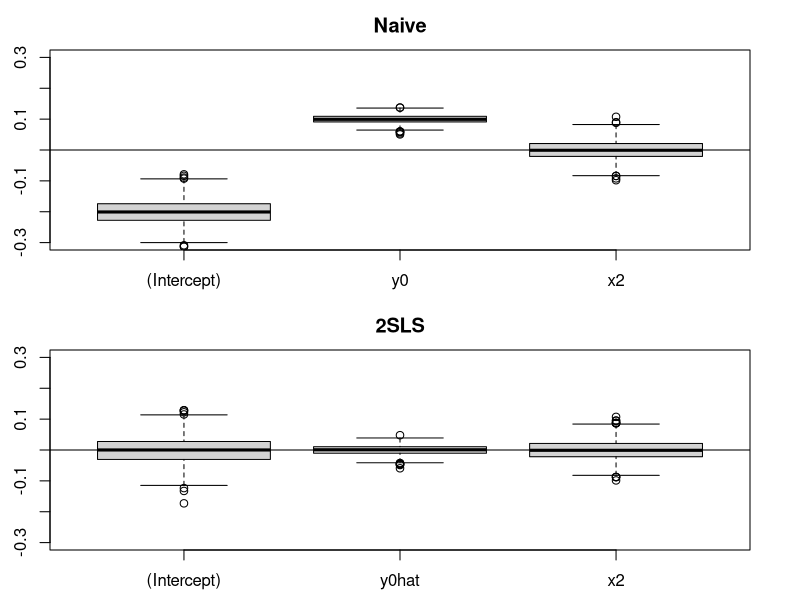

The R script that drew this image:
rm(list = ls())

# System 1
# library(mvtnorm)
# 
# set.seed(11123)
# n <- 1000
# plot(ans)
# 
# 

set.seed(2)
n <- 1000
nsim <- 1e3

# Type of endogeneity: Errors correlated

bias_naive <- NULL
bias_2sls <- NULL

for (i in 1:nsim) {
  # Simulating data
  e <- mvtnorm::rmvnorm(n, sigma = matrix(c(1, .5, .5, 1), ncol=2))
  x1 <- cbind(rnorm(n))
  x2 <- cbind(rnorm(n))
  e0 <- cbind(rnorm(n))
  y0 <- 2 + x1*2 + e[,1]
  y1 <- 1 + y0*3 + x2*1 + e[,2]
  
  # Naive
  bias_naive <- rbind(bias_naive, coef(lm(y1 ~ y0 + x2)) - c(1,3,1))
  
  # 2SLS
  step1 <- lm(y0 ~ x1 + x2)
  y0hat <- predict(step1)
  bias_2sls <- rbind(bias_2sls, coef(lm(y1 ~ y0hat + x2)) - c(1,3,1))
}

oldpar <- par(no.readonly = TRUE)
par(mfrow=c(2, 1), mai=c(1,1,1,1)/2)
boxplot(bias_naive, main="Naive", ylim=c(-.3,.3))
abline(h=0)
boxplot(bias_2sls, main="2SLS", ylim=c(-.3,.3))
abline(h=0)
par(oldpar)

library(AER)
ansiv <- ivreg(y1~y0+x2|x2+x1)

ans <- lm(y1 ~ y0hat + x2)
Pz <- cbind(1, x1, x2)
Pz <- Pz %*% solve(t(Pz) %*% Pz) %*% t(Pz)
X <- cbind(1, y0hat, x2)
mean(ans$residuals^2)*solve(t(X)%*%Pz%*%X)
